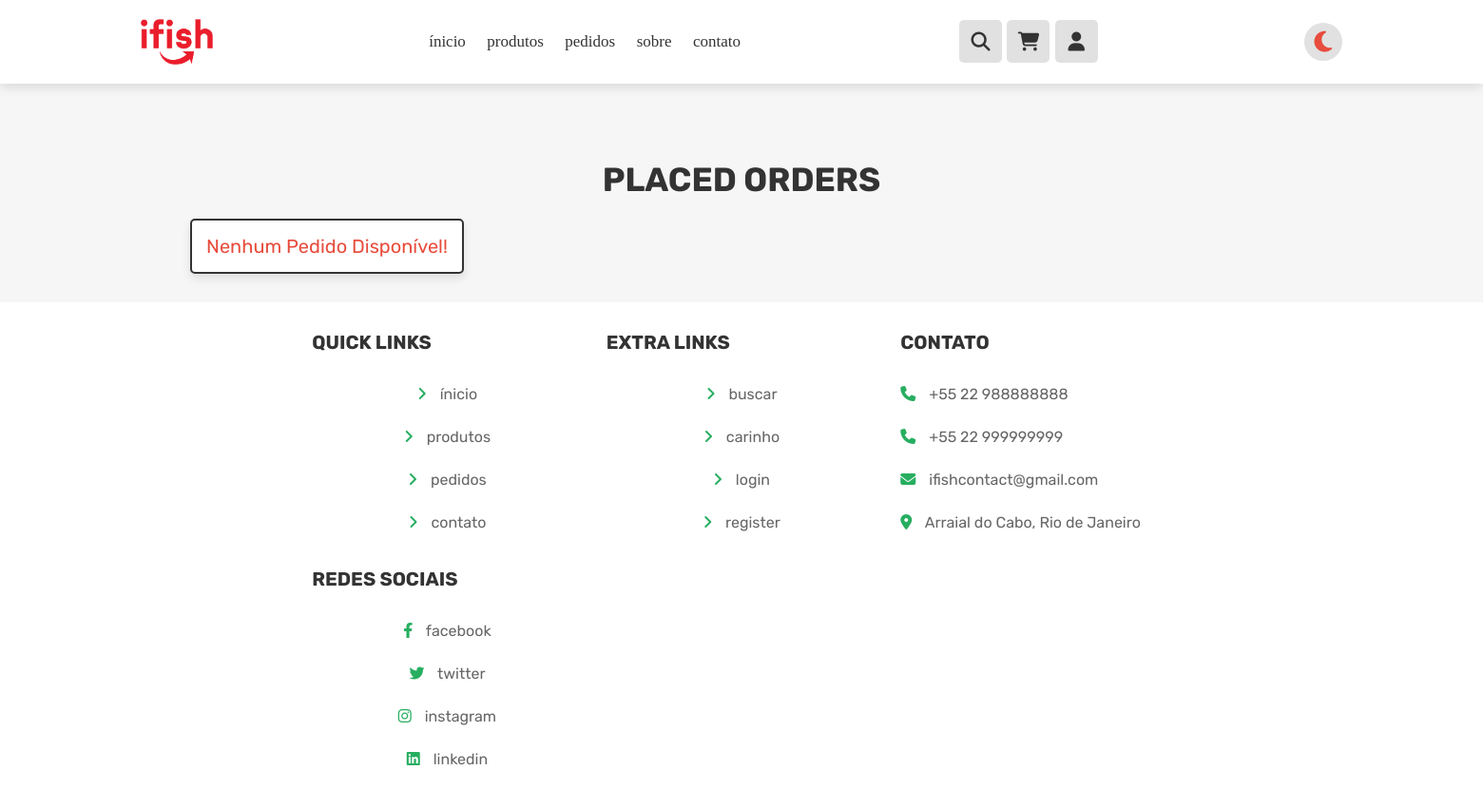
/pedidos.php (signed in), run on an earlier commit of the app's database.
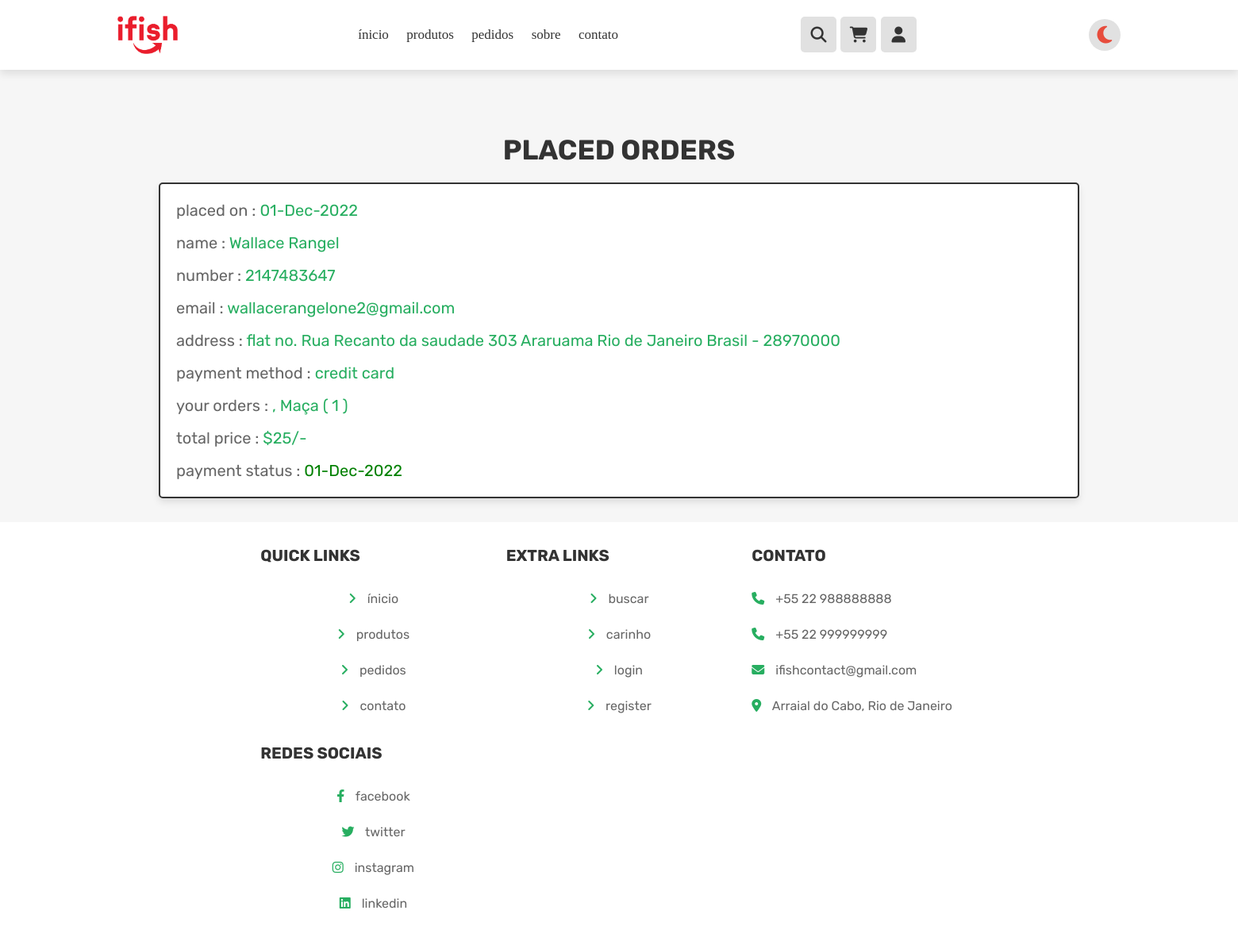
And on a later commit of the database.
### tables this page shows
CREATE TABLE `pedido` (
  `id` int(100) NOT NULL,
  `user_id` int(100) NOT NULL,
  `nome` varchar(100) NOT NULL,
  `telefone` int(11) NOT NULL,
  `email` varchar(100) NOT NULL,
  `metodo` varchar(50) NOT NULL,
  `endereco` varchar(500) NOT NULL,
  `total_produto` varchar(1000) NOT NULL,
  `total_preco` int(100) NOT NULL,
  `data_ordem` varchar(50) NOT NULL,
  `status_pagamento` varchar(20) NOT NULL DEFAULT 'pendente'
);

### pedidos.php (the view, shortened to what this page needs)
<!DOCTYPE html>
<html lang="pt-BR">
<head>
   <link rel="stylesheet" href="css/index.css">
   <link rel="stylesheet" href="css/header.css">
   <link rel="stylesheet" href="css/footer.css">
   <link rel="stylesheet" href="css/pedidos.css">
   <link rel="stylesheet" href="css/style.css">
   <link rel="stylesheet" href="https://cdnjs.cloudflare.com/ajax/libs/font-awesome/6.2.0/css/all.min.css" />
</head>
<body class="body">
<?php include 'header.php'; ?>
<section class="placed-orders">
   <h1 class="title">placed orders</h1>
   <div class="box-container">
   <?php
      $select_orders = $conn->prepare("SELECT * FROM `pedido` WHERE user_id = ?");
      $select_orders->execute([$user_id]);
      if($select_orders->rowCount() > 0){
         while($fetch_orders = $select_orders->fetch(PDO::FETCH_ASSOC)){
   ?>
   <div class="box">
      <p> placed on : <span><?= $fetch_orders['status_pagamento']; ?></span> </p>
      <p> name : <span><?= $fetch_orders['nome']; ?></span> </p>
      <p> number : <span><?= $fetch_orders['telefone']; ?></span> </p>
      <p> email : <span><?= $fetch_orders['email']; ?></span> </p>
      <p> address : <span><?= $fetch_orders['endereco']; ?></span> </p>
      <p> payment method : <span><?= $fetch_orders['metodo']; ?></span> </p>
      <p> your orders : <span><?= $fetch_orders['total_produto']; ?></span> </p>
      <p> total price : <span>$<?= $fetch_orders['total_preco']; ?>/-</span> </p>
      <p> payment status : <span style="color:<?php if($fetch_orders['status_pagamento'] == 'pendente'){ echo 'red'; }else{ echo 'green'; }; ?>"><?= $fetch_orders['status_pagamento']; ?></span> </p>
   </div>
   <?php
      }
   }else{
      echo '<p class="empty">nenhum pedido disponível!</p>';
   }
   ?>
   </div>
</section>
<?php include 'footer.php'; ?>
</body>
</html>

What changed in the data, as far as the page shows it:
added pedido: status_pagamento "01-Dec-2022", nome "Wallace Rangel", telefone "2147483647", email "wallacerangelone2@gmail.com", endereco "flat no. Rua Recanto da saudade 303 Araruama Rio de Janeiro Brasil - 28970000", metodo "credit card", total_produto ", Maça ( 1 )", total_preco "25"
Also different on the page:
text no longer shown: "Nenhum Pedido Disponível!"
